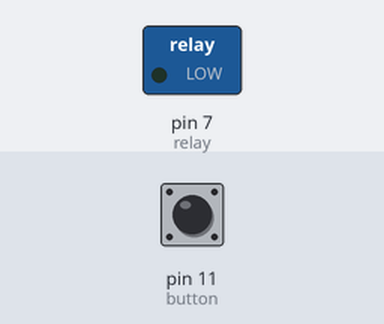
The sketch below on a simulated Arduino Uno, built with avr-gcc and run on an emulated ATmega328P. Shown: switched loads named in the sketch (green lamp = pin HIGH). Inputs (shaded band) come from the test bench; at power-on: pin 11 (button) HIGH.

Above: at 1.2 s.
1.3 s: pin 11 (button) pulled LOW for 0.15 s
At 2.4 s:
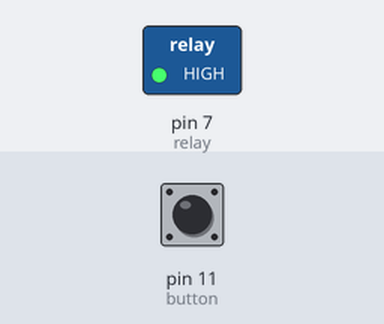
2.9 s: pin 11 (button) pulled LOW for 1 s
At 3.6 s:
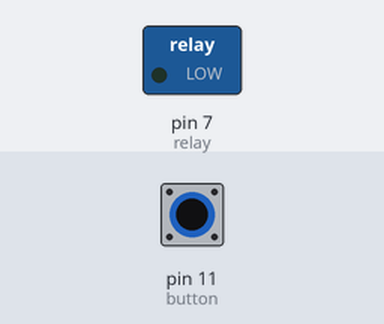
5.4 s: pin 11 (button) pulled LOW for 3.2 s
At 6.7 s:
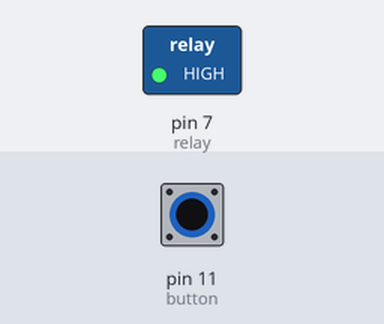
Timing chart, 0 to 8.4 s (numbered marks = the images above; inputs shaded):
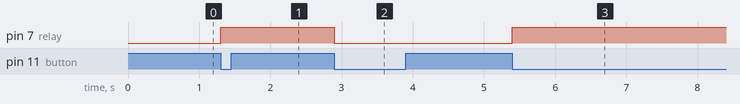

The sketch:

relay.ino
```cpp
int relay = 7;
int button = 11;
int relayState = LOW;
int lastButtonState = HIGH;

void setup()
{
  pinMode(relay, OUTPUT);
  pinMode(button, INPUT_PULLUP);
}

void loop()
{
  int buttonState = digitalRead(button);
  if (lastButtonState == HIGH && buttonState == LOW)
  {
    relayState = !relayState;
    digitalWrite(relay,relayState);
  }
  lastButtonState = buttonState;
}
```

Measured:
- after the input at 1.3 s, pin 7 (relay): LOW → HIGH at once
- after the input at 2.9 s, pin 7 (relay): HIGH → LOW at once
- after the input at 5.4 s, pin 7 (relay): LOW → HIGH at once
